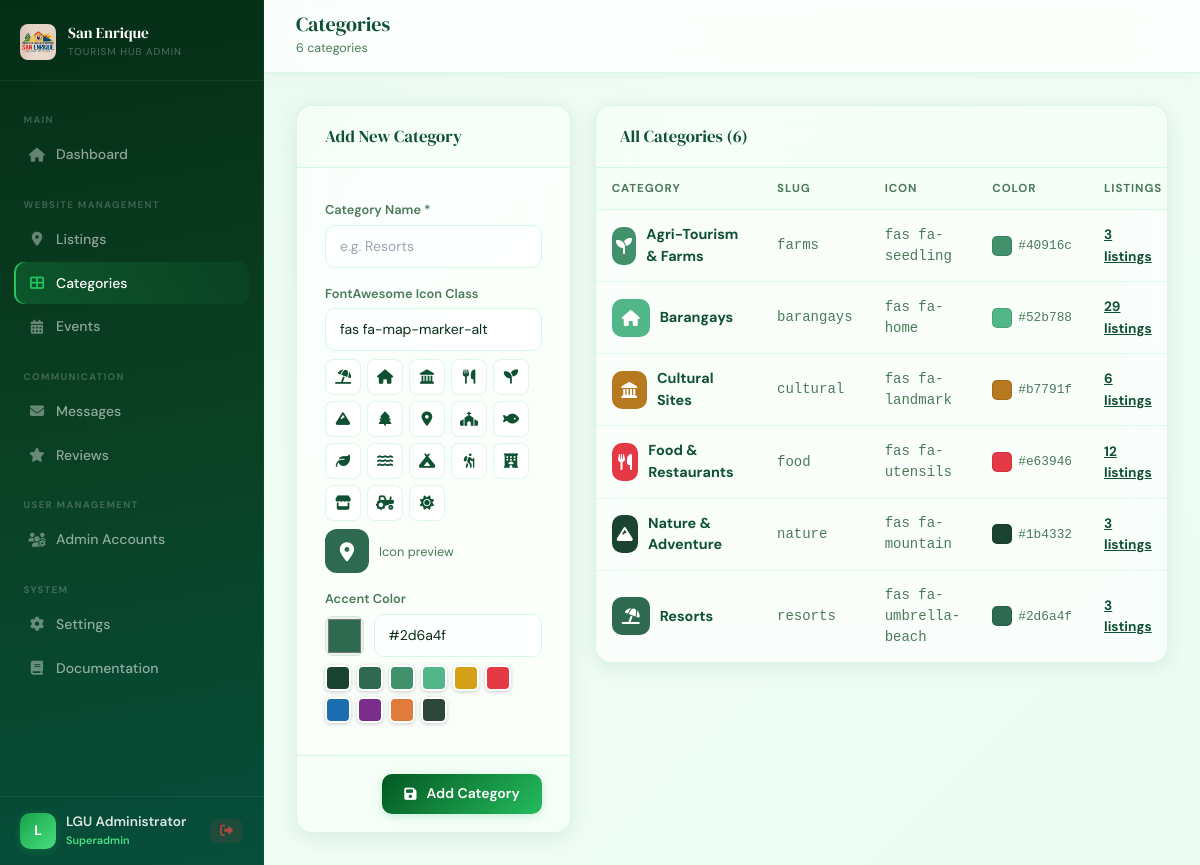
The app's page /admin/categories.php (signed in) with its own data.
### tables this page shows
CREATE TABLE IF NOT EXISTS categories (
    id INT AUTO_INCREMENT PRIMARY KEY,
    name VARCHAR(100) NOT NULL,
    slug VARCHAR(100) NOT NULL UNIQUE,
    icon VARCHAR(50) DEFAULT 'fas fa-map-marker-alt',
    color VARCHAR(20) DEFAULT '#2d6a4f',
    created_at TIMESTAMP DEFAULT CURRENT_TIMESTAMP
);

### admin/categories.php (the view, shortened to what this page needs)
<?php
$db = getDB();
$editCat = null;
$categories = $db->query("SELECT c.*, COUNT(l.id) as listing_count FROM categories c LEFT JOIN listings l ON c.id=l.category_id GROUP BY c.id ORDER BY c.name")->fetch_all(MYSQLI_ASSOC);
$iconSuggestions = ['fas fa-umbrella-beach', 'fas fa-home', 'fas fa-landmark', 'fas fa-utensils', 'fas fa-seedling', 'fas fa-mountain', 'fas fa-tree', 'fas fa-map-marker-alt', 'fas fa-church', 'fas fa-fish', 'fas fa-leaf', 'fas fa-water', 'fas fa-campground', 'fas fa-hiking', 'fas fa-hotel', 'fas fa-store', 'fas fa-tractor', 'fas fa-sun'];
?>
<!DOCTYPE html>
<html lang="en">
<head>
  <link rel="stylesheet" href="https://cdnjs.cloudflare.com/ajax/libs/font-awesome/6.4.0/css/all.min.css">
  <link href="https://cdn.jsdelivr.net/npm/bootstrap@5.3.0/dist/css/bootstrap.min.css" rel="stylesheet">
  <link rel="stylesheet" href="../assets/css/admin.css">
</head>
<body>
  <?php require_once 'sidebar.php'; ?>
  <div class="admin-content">
    <div class="admin-topbar">
      <div>
        <span class="topbar-title">Categories</span>
        <div class="topbar-breadcrumb"><?= count($categories) ?> categories</div>
      </div>
    </div>
    <div class="admin-main">
      <div class="row g-4">
        <div class="col-lg-4">
          <div class="admin-form-card">
            <div class="admin-form-header">
              <div class="form-header-title">
                <?= $editCat ? 'Edit Category' : 'Add New Category' ?>
              </div>
            </div>
            <form method="POST" action="categories.php">
              <div class="admin-form-body-flex">
                <div>
                  <label class="admin-label">Category Name *</label>
                  <input type="text" name="name" class="admin-input" required
                    value="<?= htmlspecialchars($editCat['name'] ?? '') ?>" placeholder="e.g. Resorts">
                </div>
                <div>
                  <label class="admin-label">FontAwesome Icon Class</label>
                  <input type="text" name="icon" id="iconInput" class="admin-input"
                    value="<?= htmlspecialchars($editCat['icon'] ?? 'fas fa-map-marker-alt') ?>"
                    placeholder="fas fa-umbrella-beach">
                  <div class="icon-picker">
                    <?php foreach ($iconSuggestions as $ico): ?>
                      <button type="button" onclick="setIcon('<?= $ico ?>')" title="<?= $ico ?>" class="icon-picker-btn"
                        onmouseover="this.style.borderColor='var(--accent)';this.style.background='var(--accent-pale)'"
                        onmouseout="this.style.borderColor='var(--border)';this.style.background='white'">
                        <i class="<?= $ico ?>"></i>
                      </button>
                    <?php endforeach; ?>
                  </div>
                  <div class="icon-preview-wrap">
                    <div id="iconPreview" class="icon-preview">
                      <i class="<?= htmlspecialchars($editCat['icon'] ?? 'fas fa-map-marker-alt') ?>"
                        id="previewIcon"></i>
                    </div>
                    <span class="icon-preview-label">Icon preview</span>
                  </div>
                </div>
                <div>
                  <label class="admin-label">Accent Color</label>
                  <div class="color-picker-wrap">
                    <input type="color" name="color" id="colorPicker"
                      value="<?= htmlspecialchars($editCat['color'] ?? '#2d6a4f') ?>" class="color-picker-swatch">
                    <input type="text" id="colorText" class="admin-input"
                      value="<?= htmlspecialchars($editCat['color'] ?? '#2d6a4f') ?>" placeholder="#2d6a4f"
                      oninput="syncColor(this.value)">
                  </div>
                  <div class="color-swatches">
                    <?php foreach (['#1b4332', '#2d6a4f', '#40916c', '#52b788', '#d4a017', '#e63946', '#1b6fb0', '#7b2d8b', '#e07b39', '#2d4739'] as $c): ?>
                      <button type="button" onclick="setColor('<?= $c ?>')" class="color-swatch-btn"
                        style="background:<?= $c ?>" title="<?= $c ?>"></button>
                    <?php endforeach; ?>
                  </div>
                </div>
              </div>
              <div class="admin-form-footer">
                <button type="submit" class="btn-admin-primary">
                  <i class="fas fa-save me-1"></i> <?= $editCat ? 'Update' : 'Add Category' ?>
                </button>
              </div>
            </form>
          </div>
        </div>
        <div class="col-lg-8">
          <div class="admin-table-wrap">
            <div class="admin-table-header">
              <div class="admin-table-title">All Categories (<?= count($categories) ?>)</div>
            </div>
            <div class="table-scroll">
              <table class="admin-table">
                <thead>
                  <tr>
                    <th>Category</th>
                    <th>Slug</th>
                    <th>Icon</th>
                    <th>Color</th>
                    <th>Listings</th>
                  </tr>
                </thead>
                <tbody>
                  <?php foreach ($categories as $cat): ?>
                    <tr>
                      <td>
                        <div class="color-picker-wrap">
                          <div class="cat-icon-badge" style="background:<?= htmlspecialchars($cat['color']) ?>">
                            <i class="<?= htmlspecialchars($cat['icon']) ?>"></i>
                          </div>
                          <span class="cat-name-text"><?= htmlspecialchars($cat['name']) ?></span>
                        </div>
                      </td>
                      <td class="cat-slug-text">
                        <?= htmlspecialchars($cat['slug']) ?>
                      </td>
                      <td class="cat-slug-text">
                        <?= htmlspecialchars($cat['icon']) ?>
                      </td>
                      <td>
                        <div class="color-picker-wrap-1">
                          <div class="cat-icon-badge-1" style="background:<?= htmlspecialchars($cat['color']) ?>">
                          </div>
                          <span class="cat-slug-text"><?= htmlspecialchars($cat['color']) ?></span>
                        </div>
                      </td>
                      <td>
                        <a href="../explore.php?category=<?= htmlspecialchars($cat['slug']) ?>" target="_blank"
                          class="review-listing-link">
                          <?= $cat['listing_count'] ?> listing<?= $cat['listing_count'] != 1 ? 's' : '' ?>
                        </a>
                      </td>
                    </tr>
                  <?php endforeach; ?>
                </tbody>
              </table>
            </div>
          </div>
        </div>
      </div>
    </div>
  </div>
</body>

### records on screen
categories: name "Agri-Tourism & Farms", slug "farms", icon "fas fa-seedling", color "#40916c", listing_count "3"
categories: name "Barangays", slug "barangays", icon "fas fa-home", color "#52b788", listing_count "29"
categories: name "Cultural Sites", slug "cultural", icon "fas fa-landmark", color "#b7791f", listing_count "6"
categories: name "Food & Restaurants", slug "food", icon "fas fa-utensils", color "#e63946", listing_count "12"
categories: name "Nature & Adventure", slug "nature", icon "fas fa-mountain", color "#1b4332", listing_count "3"
categories: name "Resorts", slug "resorts", icon "fas fa-umbrella-beach", color "#2d6a4f", listing_count "3"

### other values on screen
substr($admin['name'], 0, 1) "L"
$admin['name'] "LGU Administrator"
$admin['role'] "Superadmin"
count($categories) "6"
